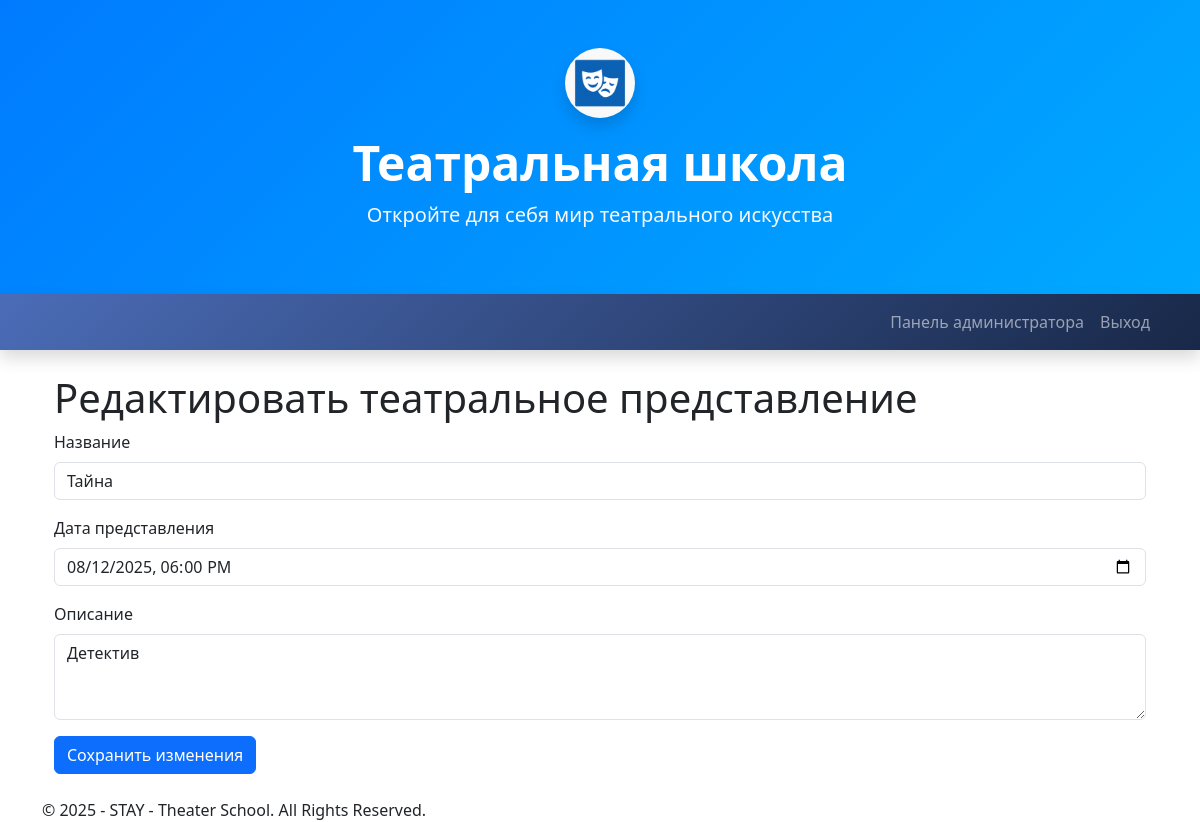
Page /admin/theatre_shows/edit/3 (signed in) on the committed database.
### app/models.py (models this page shows, shortened)
class TheatreShow(db.Model):
    __tablename__ = 'theatre_shows'
    id = db.Column(db.Integer, primary_key=True)
    title = db.Column(db.String(128), nullable=False)
    show_date = db.Column(db.DateTime, nullable=False)
    description = db.Column(db.Text, nullable=True)

### app/admin/routes.py (the view, shortened to what this page needs)
@bp.route('/theatre_shows/edit/<int:show_id>', methods=['GET', 'POST'])
@login_required
@admin_required
def edit_theatre_show(show_id):
    show = TheatreShow.query.get_or_404(show_id)
    return render_template('admin/edit_theatre_show.html', show=show, title='Редактировать представление')

### app/__init__.py (called while the page is built)
@login_manager.user_loader
def load_user(user_id):
    return User.query.get(int(user_id))

### app/admin/routes.py (called while the page is built)
def admin_required(f):
    @wraps(f)
    def decorated_function(*args, **kwargs):
        if not current_user.is_authenticated or current_user.role != 'admin':
            flash('Доступ разрешен только для администраторов.', 'danger')
            return redirect(url_for('student.login'))
        return f(*args, **kwargs)
    return decorated_function

### app/templates/admin/edit_theatre_show.html (shortened to what this page needs)
{% extends "base.html" %}
{% block content %}
<div class="container mt-4">
  <h1>Редактировать театральное представление</h1>
  <form method="POST">
    <div class="mb-3">
      <label for="title" class="form-label">Название</label>
      <input type="text" class="form-control" id="title" name="title" value="{{ show.title }}" required>
    </div>
    <div class="mb-3">
      <label for="show_date" class="form-label">Дата представления</label>
      <input type="datetime-local" class="form-control" id="show_date" name="show_date"
             value="{{ show.show_date.strftime('%Y-%m-%dT%H:%M') if show.show_date else '' }}" required>
    </div>
    <div class="mb-3">
      <label for="description" class="form-label">Описание</label>
      <textarea class="form-control" id="description" name="description" rows="3" required>{{ show.description }}</textarea>
    </div>
    <button type="submit" class="btn btn-primary">Сохранить изменения</button>
  </form>
</div>
{% endblock %}

### rows in the picture
TheatreShow: title "Тайна", show_date "08/12/2025 18:00", description "Детектив"
